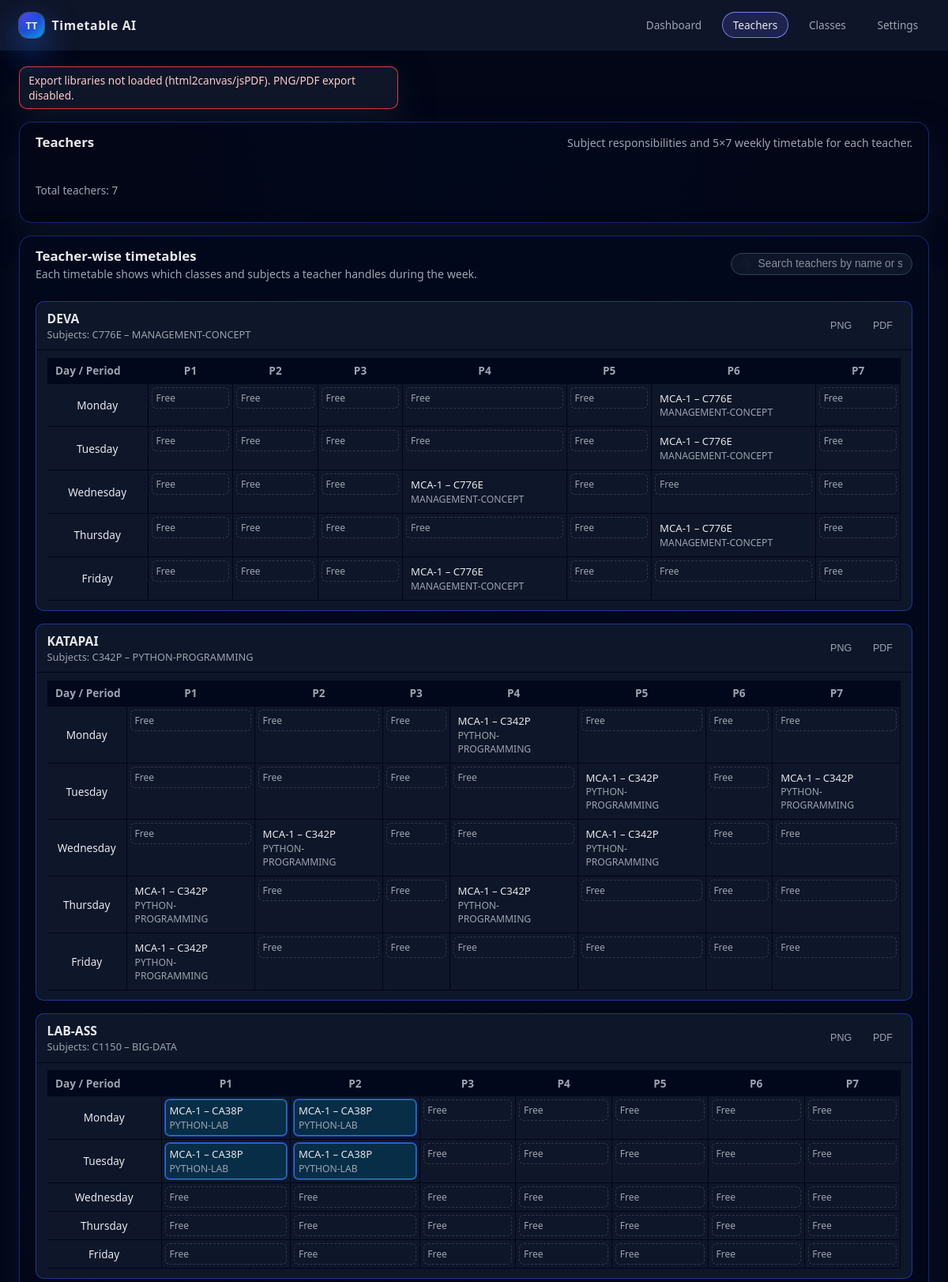
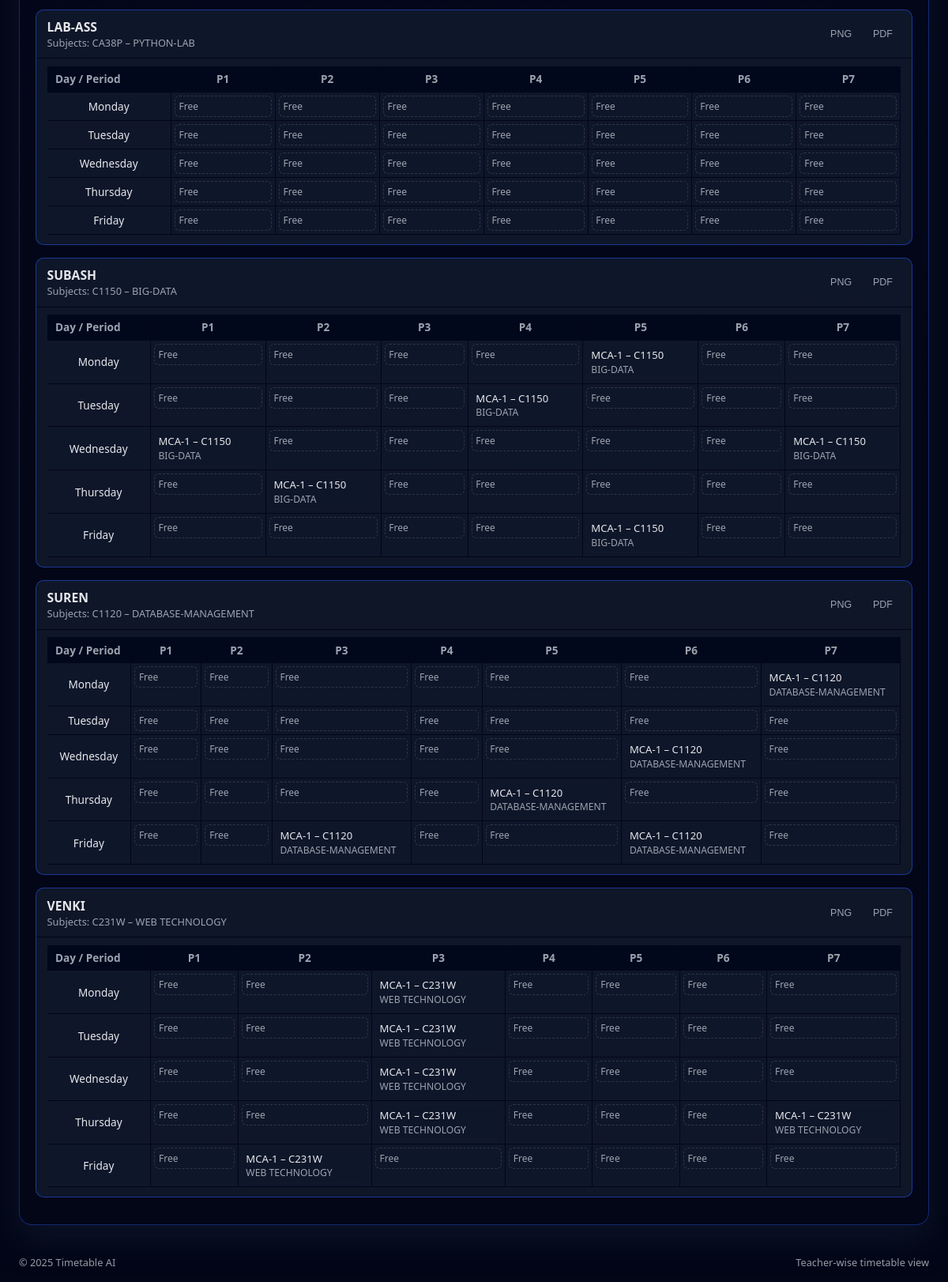
The page /timetable/teachers/ on the database its author committed (2 pictures, top to bottom).
### timetable/models.py (models this page shows, shortened)
class Teacher(models.Model):
    name = models.CharField(max_length=100)
    subjects = models.ManyToManyField(Subject, related_name="teachers")
    max_hours_per_day = models.PositiveIntegerField(default=4)
    availability = models.JSONField(default=dict, blank=True)

class Subject(models.Model):
    code = models.CharField(max_length=20, unique=True)
    name = models.CharField(max_length=100)

class ClassGroup(models.Model):
    name = models.CharField(max_length=50, unique=True)
    year = models.IntegerField(null=True, blank=True)
    department = models.CharField(max_length=100, blank=True)

### timetable/views.py (the view)
# urls.py: path("teachers/", views.teachers_overview, name="teachers_overview"),
@require_GET
def teachers_overview(request):
    teachers = Teacher.objects.prefetch_related("subjects").order_by("name")
    cs_map = {
        (cs.class_group_id, cs.subject_id): cs.is_lab
        for cs in ClassSubject.objects.all()
    }
    entries_by_teacher = defaultdict(list)
    for e in TimetableEntry.objects.select_related("subject", "class_group", "teacher"):
        entries_by_teacher[e.teacher_id].append(e)
    teacher_tables = []
    for teacher in teachers:
        grid = [[None for _ in range(PERIODS_PER_DAY)] for _ in range(DAYS_PER_WEEK)]
        for e in entries_by_teacher.get(teacher.id, []):
            if 0 <= e.day_of_week < DAYS_PER_WEEK and 0 <= e.period < PERIODS_PER_DAY:
                is_lab = cs_map.get((e.class_group_id, e.subject_id), False)
                grid[e.day_of_week][e.period] = {
                    "subject": e.subject,
                    "class_group": e.class_group,
                    "is_lab": is_lab,
                }
        rows = []
        for day_idx in range(DAYS_PER_WEEK):
            rows.append({
                "day_name": DAY_NAMES[day_idx],
                "cells": grid[day_idx],
            })
        teacher_tables.append({
            "teacher": teacher,
            "subjects": list(teacher.subjects.all()),
            "rows": rows,
        })
    return render(request, "timetable/teachers.html", {"teacher_tables": teacher_tables})

### timetable/templates/timetable/teachers.html (shortened to what this page needs)
{% load static %}
<!DOCTYPE html>
<html lang="en">
<head>
    <link rel="stylesheet" href="{% static 'timetable/css/app.css' %}">
</head>
<body>
<div class="tt-app">
    <header class="tt-header">
        <div class="tt-header__left">
            <div class="tt-header__brand">
                <span class="tt-header__logo">TT</span>
                <span class="tt-header__title">Timetable AI</span>
            </div>
        </div>
        <div class="tt-header__right">
            <nav class="tt-header__nav" aria-label="Main navigation">
                <a href="{% url 'timetable_overview' %}" class="tt-header__link">Dashboard</a>
                <a href="{% url 'teachers_overview' %}" class="tt-header__link tt-header__link--active">Teachers</a>
                <a href="{% url 'classes_overview' %}" class="tt-header__link">Classes</a>
                <a href="#" class="tt-header__link">Settings</a>
            </nav>
        </div>
    </header>
    <main class="tt-main">
        <section class="tt-status">
            <div id="status-message" class="tt-status__toast"></div>
        </section>
        <section class="tt-panel tt-panel--secondary">
            <header class="tt-panel__header tt-panel__header--compact">
                <h1 class="tt-panel__title">Teachers</h1>
                <p class="tt-panel__subtitle">
                    Subject responsibilities and 5×7 weekly timetable for each teacher.
                </p>
            </header>
            <div class="tt-panel__body">
                <p class="tt-text-muted">
                    Total teachers: {{ teacher_tables|length }}
                </p>
            </div>
        </section>
        <section class="tt-panel tt-panel--table">
            <header class="tt-panel__header tt-panel__header--compact">
                <div>
                    <h2 class="tt-panel__title">Teacher‑wise timetables</h2>
                    <p class="tt-panel__subtitle">
                        Each timetable shows which classes and subjects a teacher handles during the week.
                    </p>
                </div>
                <div class="tt-panel__header-actions">
                    <input id="teacher-search"
                           type="text"
                           class="filter-form__control"
                           placeholder="Search teachers by name or subject…">
                </div>
            </header>
            <div class="tt-panel__body">
                {% if teacher_tables %}
                    {% for t in teacher_tables %}
                        <article class="tt-class-card tt-teacher-card"
                                 id="teacher-card-{{ t.teacher.id }}"
                                 data-teacher-id="{{ t.teacher.id }}"
                                 data-teacher-name="{{ t.teacher.name }}"
                                 data-teacher-search="{{ t.teacher.name }}{% for s in t.subjects %} {{ s.code }} {{ s.name }}{% endfor %}">
                            <header class="tt-class-card__header">
                                <div>
                                    <h3 class="tt-class-card__title">{{ t.teacher.name }}</h3>
                                    <p class="tt-class-card__meta">
                                        Subjects:
                                        {% for s in t.subjects %}
                                            {{ s.code }} – {{ s.name }}{% if not forloop.last %}, {% endif %}
                                        {% empty %}
                                            None
                                        {% endfor %}
                                    </p>
                                </div>
                                <div class="tt-class-card__actions">
                                    <button type="button"
                                            class="tt-btn tt-btn--ghost tt-btn--sm"
                                            data-export-teacher="png"
                                            data-teacher-id="{{ t.teacher.id }}">
                                        PNG
                                    </button>
                                    <button type="button"
                                            class="tt-btn tt-btn--ghost tt-btn--sm"
                                            data-export-teacher="pdf"
                                            data-teacher-id="{{ t.teacher.id }}">
                                        PDF
                                    </button>
                                </div>
                            </header>
                            <div class="tt-class-card__table-wrapper tt-teacher-card__table-wrapper">
                                <div class="tt-table-scroll">
                                    <table class="tt-table"
                                           aria-label="Timetable for {{ t.teacher.name }}">
                                        <thead>
                                        <tr>
                                            <th class="tt-table__header tt-table__header--corner">
                                                Day / Period
                                            </th>
                                            <th class="tt-table__header">P1</th>
                                            <th class="tt-table__header">P2</th>
                                            <th class="tt-table__header">P3</th>
                                            <th class="tt-table__header">P4</th>
                                            <th class="tt-table__header">P5</th>
                                            <th class="tt-table__header">P6</th>
                                            <th class="tt-table__header">P7</th>
                                        </tr>
                                        </thead>
                                        <tbody>
                                        {% for row in t.rows %}
                                            <tr class="tt-table__row">
                                                <th scope="row" class="tt-table__day">
                                                    {{ row.day_name }}
                                                </th>
                                                {% for cell in row.cells %}
                                                    <td class="tt-table__cell">
                                                        {% if cell %}
                                                            <div class="tt-slot{% if cell.is_lab %} tt-slot--lab{% endif %}">
                                                                <span class="tt-slot__subject">
                                                                    {{ cell.class_group.name }} – {{ cell.subject.code }}
                                                                </span>
                                                                <span class="tt-slot__teacher">
                                                                    {{ cell.subject.name }}
                                                                </span>
                                                            </div>
                                                        {% else %}
                                                            <div class="tt-slot tt-slot--empty">
                                                                <span class="tt-slot__empty">Free</span>
                                                            </div>
                                                        {% endif %}
                                                    </td>
                                                {% endfor %}
                                            </tr>
                                        {% endfor %}
                                        </tbody>
                                    </table>
                                </div>
                            </div>
                        </article>
                    {% endfor %}
                {% else %}
                    <p class="tt-text-muted">
                        No teacher timetables available. Generate the timetable first.
                    </p>
                {% endif %}
            </div>
        </section>
    </main>
    <footer class="tt-footer">
        <div class="tt-footer__inner">
            <span>© <span id="footer-year"></span> Timetable AI</span>
            <span class="tt-footer__meta">Teacher‑wise timetable view</span>
        </div>
    </footer>
</div>
</body>
</html>

### rows shown on the page
Teacher: teacher.name "DEVA", day_name "Monday" "Tuesday" "Wednesday" "Thursday" "Friday"
Subject: code "C776E", name "MANAGEMENT-CONCEPT", class_group.name "MCA-1", subject.code "C776E", subject.name "MANAGEMENT-CONCEPT"
Teacher: teacher.name "KATAPAI", day_name "Monday" "Tuesday" "Wednesday" "Thursday" "Friday"
Subject: code "C342P", name "PYTHON-PROGRAMMING", class_group.name "MCA-1", subject.code "C342P", subject.name "PYTHON-PROGRAMMING"
Teacher: teacher.name "LAB-ASS", day_name "Monday" "Tuesday" "Wednesday" "Thursday" "Friday"
Subject: code "C1150", name "BIG-DATA", class_group.name "MCA-1", subject.code "C1150", subject.name "BIG-DATA"
Subject: class_group.name "MCA-1", subject.code "CA38P", subject.name "PYTHON-LAB", code "CA38P", name "PYTHON-LAB"
Teacher: teacher.name "LAB-ASS", day_name "Monday" "Tuesday" "Wednesday" "Thursday" "Friday"
Teacher: teacher.name "SUBASH", day_name "Monday" "Tuesday" "Wednesday" "Thursday" "Friday"
Teacher: teacher.name "SUREN", day_name "Monday" "Tuesday" "Wednesday" "Thursday" "Friday"
Subject: code "C1120", name "DATABASE-MANAGEMENT", class_group.name "MCA-1", subject.code "C1120", subject.name "DATABASE-MANAGEMENT"
Teacher: teacher.name "VENKI", day_name "Monday" "Tuesday" "Wednesday" "Thursday" "Friday"
Subject: code "C231W", name "WEB TECHNOLOGY", class_group.name "MCA-1", subject.code "C231W", subject.name "WEB TECHNOLOGY"

### other values the page prints
{{ teacher_tables|length }} "7"
